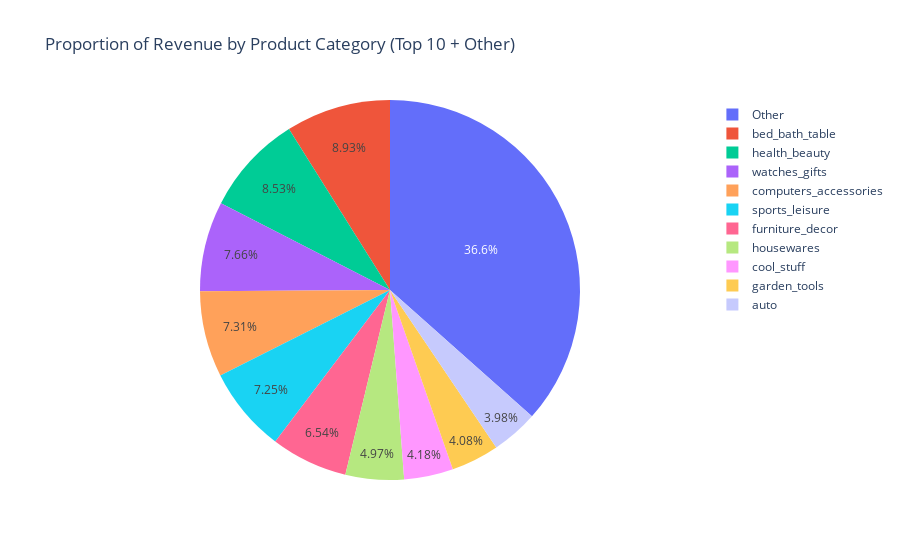

Notebook source saved alongside this figure:
### Code cell
plot_revenue_proportion_by_category(df)

### Figure 1 — Plotly figure (JSON) as saved in the notebook; plotly's stock layout.template omitted (floating-point values rounded to 4 significant figures)
{"data": [{"domain": {"x": [0, 1], "y": [0, 1]}, "hovertemplate": "Product Category=%{label}<br>Total Revenue=%{value}<extra></extra>", "labels": ["Other", "auto", "bed_bath_table", "computers_accessories", "cool_stuff", "furniture_decor", "garden_tools", "health_beauty", "housewares", "sports_leisure", "watches_gifts"], "legendgroup": "", "name": "", "showlegend": true, "type": "pie", "values": [586100000.0, 63770000.0, 143100000.0, 117200000.0, 66970000.0, 104800000.0, 65380000.0, 136700000.0, 79620000.0, 116300000.0, 122691854]}], "layout": {"legend": {"tracegroupgap": 0}, "title": {"text": "Proportion of Revenue by Product Category (Top 10 + Other)"}}}
